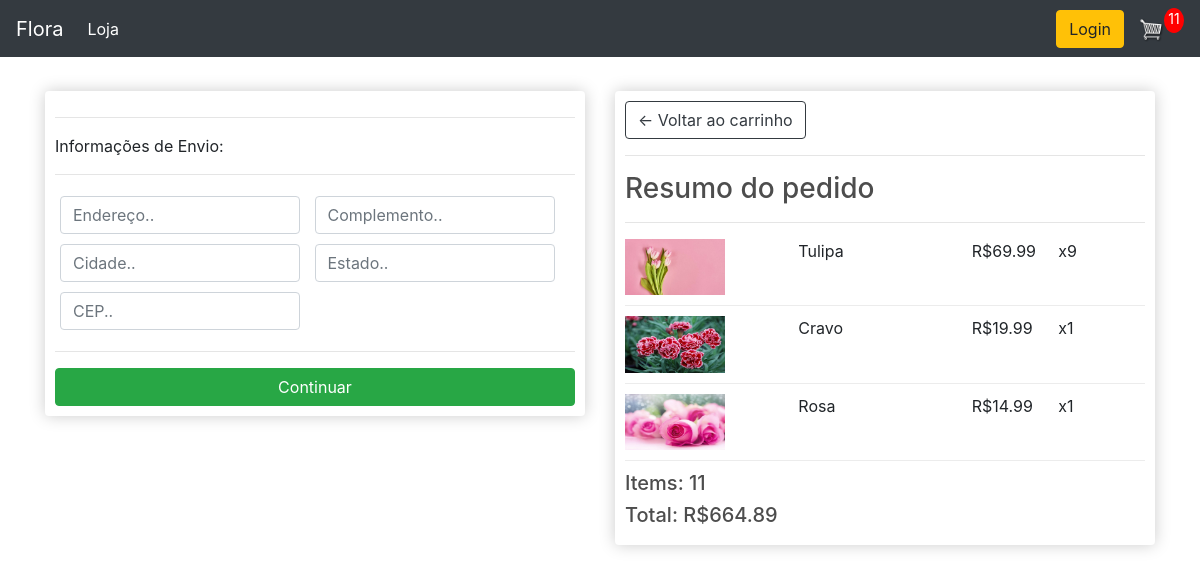
Screenshot of /checkout/ (signed in) with the database file from the repository.
### store/models.py (models this page shows, shortened)
class OrderItem(models.Model):
    product = models.ForeignKey(Product, on_delete=models.SET_NULL, null=True)
    order = models.ForeignKey(Order, on_delete=models.SET_NULL, null=True)
    quantity = models.IntegerField(default=0, null=True, blank=True)
    date_added = models.DateTimeField(auto_now_add=True)
    @property
    def get_total(self):
        total = self.product.price * self.quantity
        return total

class Product(models.Model):
    name = models.CharField(max_length=200)
    price = models.DecimalField(max_digits=7, decimal_places=2)
    digital = models.BooleanField(default=False, null=True, blank=True)
    images = models.ImageField(null=True, blank=True)
    @property
    def imageURL(self):
        try:
            url = self.images.url
        except:
            url = ''
        return url

class Order(models.Model):
    customer = models.ForeignKey(Customer, on_delete=models.SET_NULL, null=True, blank=True)
    date_ordered = models.DateTimeField(auto_now_add=True)
    complete = models.BooleanField(default=False)
    transaction_id = models.CharField(max_length=100, null=True)
    @property
    def shipping(self):
        shipping = False
        orderitems = self.orderitem_set.all()
        for i in orderitems:
            if i.product.digital == False:
                shipping = True
        return shipping
    @property
    def get_cart_total(self):
        orderitems = self.orderitem_set.all()
        total = sum([item.get_total for item in orderitems])
        return total
    @property
    def get_cart_items(self):
        orderitems = self.orderitem_set.all()
        total = sum([item.quantity for item in orderitems])
        return total

### store/views.py (the view)
# urls.py: path('checkout/', views.checkout, name='checkout'),
def checkout(request):
    data = cartData(request)
    cartItems = data['cartItems']
    order = data['order']
    items = data['items']
    context = {'items': items, 'order': order, 'cartItems':cartItems}
    return render(request, 'store/checkout.html', context)

### store/utils.py (called while the page is built)
def cartData(request):
    if request.user.is_authenticated:
        customer = request.user.customer
        order, created = Order.objects.get_or_create(customer=customer, complete=False)
        items = order.orderitem_set.all()
        cartItems = order.get_cart_items
    else:
        cookieData = cookieCart(request)
        cartItems = cookieData['cartItems']
        order = cookieData['order']
        items = cookieData['items']
    return {'cartItems': cartItems, 'order': order, 'items': items}

### store/templates/store/checkout.html (shortened to what this page needs)
{% extends 'store/main.html' %}
{% load static %}
{% block content%}
    <div class="row">
		<div class="col-lg-6">
			<div class="box-element" id="form-wrapper">
                <form id="form">
					<div id="shipping-info">
						<hr>
						<p>Informações de Envio:</p>
						<hr>
						<div class="form-field">
							<input class="form-control" type="text" name="address" placeholder="Endereço..">
						</div>
						<div class="form-field">
							<input class="form-control" type="text" name="zipcode" placeholder="Complemento..">
						</div>
						<div class="form-field">
							<input class="form-control" type="text" name="city" placeholder="Cidade..">
						</div>
						<div class="form-field">
							<input class="form-control" type="text" name="state" placeholder="Estado..">
						</div>
						<div class="form-field">
							<input class="form-control" type="text" name="country" placeholder="CEP..">
						</div>
					</div>
					<hr>
					<input id="form-button" class="btn btn-success btn-block" type="submit" value="Continuar">
				</form>
			</div>
            <br>
		</div>
		<div class="col-lg-6">
			<div class="box-element">
                <a  class="btn btn-outline-dark" href="{% url 'cart' %}">&#x2190; Voltar ao carrinho</a>
				<hr>
				<h3>Resumo do pedido</h3>
				<hr>
				{% for item in items%}
				<div class="cart-row">
					<div style="flex:2"><img class="row-image" src="{{item.product.imageURL}}"></div>
					<div style="flex:2"><p>{{item.product.name}}</p></div>
					<div style="flex:1"><p>R${{item.product.price}}</p></div>
					<div style="flex:1"><p>x{{item.quantity}}</p></div>
				</div>
				{% endfor %}
				<h5>Items: {{order.get_cart_items}}</h5>
				<h5>Total: R${{order.get_cart_total|floatformat:2}}</h5>
			</div>
		</div>
	</div>
{% endblock content %}

### static/css/main.css (style rules this page uses)
body { background-color: hsl(0, 0%, 98%); }
h1,h2,h3,h4,h5,h6 { color:hsl(0, 0%, 30%); }
.box-element { box-shadow:hsl(0, 0%, 80%) 0 0 16px; background-color: #fff; border-radius: 4px; padding: 10px; }
.col-lg-4, .col-lg-6, .col-lg-8, .col-lg-12 { margin-top: 10px; }
.btn { border-radius: 0; }
.row-image { width: 100px; }
.form-field { width:250px; display: inline-block; padding: 5px; }
.cart-row { display: flex; align-items: flex-stretch; padding-bottom: 10px; margin-bottom: 10px; border-bottom: 1px solid #ececec; }

### rows the page displays
OrderItem: product.imageURL (picture), product.name "Tulipa", product.price "69.99", quantity "9"
OrderItem: product.imageURL (picture), product.name "Cravo", product.price "19.99", quantity "1"
OrderItem: product.imageURL (picture), product.name "Rosa", product.price "14.99", quantity "1"
Order: get_cart_items "11", get_cart_total "664.89"

### other values shown
{{ cartItems }} "11"
